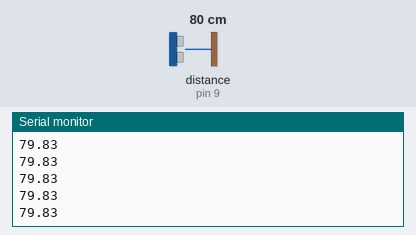
Bench run of a sketch on a simulated Arduino Uno, built with avr-gcc and run on an emulated ATmega328P. On the bench: the last lines printed to the serial monitor. Wiring (inferred from the names in the program): ultrasonic range finder: trigger pin 8; echo pin 9. The test bench sets the inputs (shaded band); at power-on: distance to the obstacle (sensor on pin 9) 80 cm. The echo pulse lasts 58.3 µs per cm.

Above: at 1.2 s.
1.3 s: distance to the obstacle (sensor on pin 9) set to 2 cm
At 1.72 s:
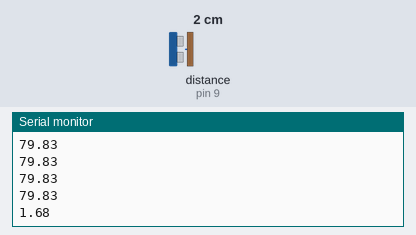
2.8 s: distance to the obstacle (sensor on pin 9) set to 4 cm
At 2.97 s:
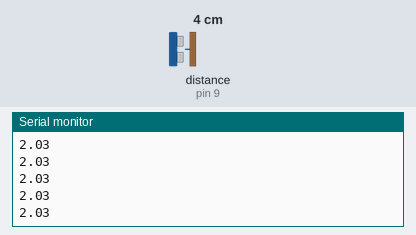
Timing chart, 0 to 5.8 s (numbered marks = the images above; inputs shaded):
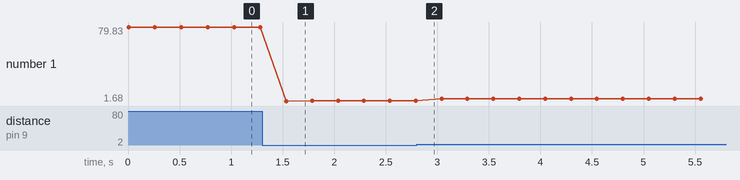

Measured:
- after the input at 1.3 s, the serial monitor: prints a new line after 0.23 s (image 1)
- plotted number 1: 79.83 → 2.03 after the input at 1.3 s, 2.03 → 4.04 after the input at 2.8 s

The sketch:

distance_meausrement.ino
```cpp
/*
 * created by Rui Santos, https://randomnerdtutorials.com
 *
 * Complete Guide for Ultrasonic Sensor HC-SR04
 *
    Ultrasonic sensor Pins:
        VCC: +5VDC
        Trig : Trigger (INPUT) - Pin11
        Echo: Echo (OUTPUT) - Pin 12
        GND: GND
 */

int trigPin = 8;    // Trigger
int echoPin = 9;    // Echo
int counter = 0;
float number=0;
float duration, cm, inches;
float mean;
float arrayA[50];

void setup() {
  //Serial Port begin
  Serial.begin (9600);
  //Define inputs and outputs
  pinMode(trigPin, OUTPUT);
  pinMode(echoPin, INPUT);
}

void loop() {
  // The sensor is triggered by a HIGH pulse of 10 or more microseconds.
  // Give a short LOW pulse beforehand to ensure a clean HIGH pulse:
  while(counter <  50)
  {
  digitalWrite(trigPin, LOW);
  delayMicroseconds(5);
  digitalWrite(trigPin, HIGH);
  delayMicroseconds(10);
  digitalWrite(trigPin, LOW);

  // Read the signal from the sensor: a HIGH pulse whose
  // duration is the time (in microseconds) from the sending
  // of the ping to the reception of its echo off of an object.
  pinMode(echoPin, INPUT);
  duration = pulseIn(echoPin, HIGH);

  // Convert the time into a distance
  cm = (duration/2) / 29.1;     // Divide by 29.1 or multiply by 0.0343
  inches = (duration/2) / 74;   // Divide by 74 or multiply by 0.0135

  arrayA[counter] = cm;
  Serial.print(cm);

  Serial.println();
  number= number + cm;


  delay(250);
  counter ++;

  };
  if(counter == 50)
  {
    number = number/50;

    float sqDevSum = 0.0;

  for(int i = 0; i < 50; i++) {
    // pow(x, 2) is x squared.
    sqDevSum += pow((number - float(arrayA[i])), 2);
  }

  // STEP 3, FIND THE MEAN OF THAT
  // STEP 4, TAKE THE SQUARE ROOT OF THAT

  float stDev = sqrt(sqDevSum/50);
    Serial.print("average: ");
    Serial.println(number);
    Serial.print("standard dev:");
    Serial.println(stDev);
  };
  counter = 51;
}
```
